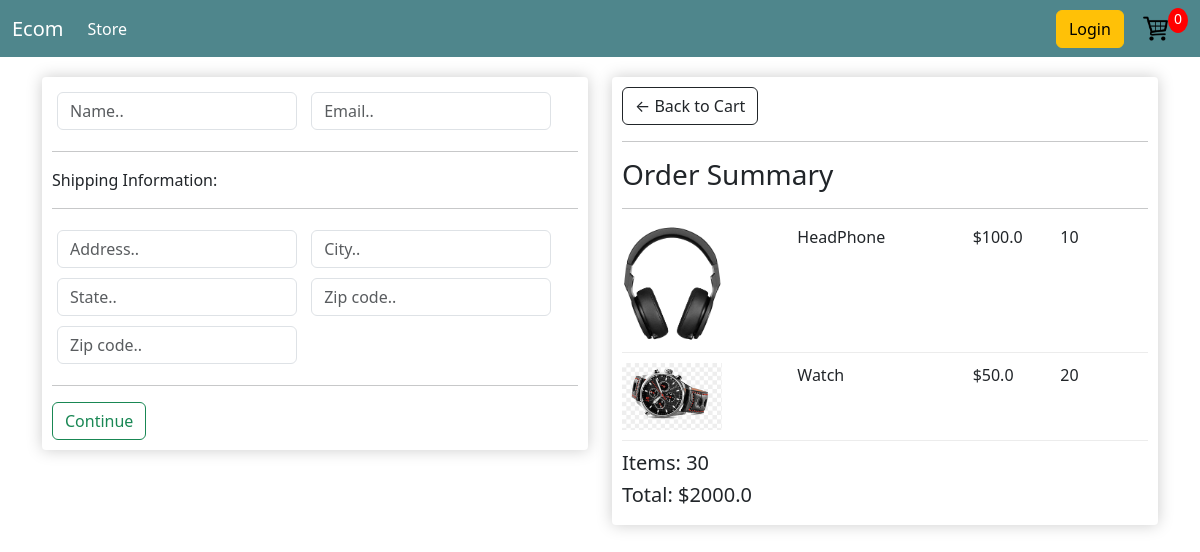
Page /checkout (signed in) on the committed database.
### core/models.py (models this page shows, shortened)
class OrderItem(models.Model):
    product = models.ForeignKey(Product,on_delete=models.SET_NULL,blank=True,null=True)
    order = models.ForeignKey(Order,on_delete=models.SET_NULL,blank=True,null=True)
    quantity = models.IntegerField(default=0,blank=True,null=True)
    date_added = models.DateTimeField(auto_now_add = True)
    @property
    def TotalCost(self):
        return self.quantity * self.product.price

class Product(models.Model):
    name = models.CharField(max_length=200,null=False)
    price = models.FloatField()
    digital = models.BooleanField(default=False,blank=False)
    images = models.ImageField(null=True,blank=True)
    @property
    def ImageUrl(self):
        try:
            url = self.images.url
        except :
            url = ''
        return url

class Order(models.Model):
    customer = models.ForeignKey(Customer,on_delete=models.SET_NULL,blank=True,null=True)
    date_ordered = models.DateTimeField(auto_now_add = True)
    complete = models.BooleanField(default=False,null=True,blank=False)
    transaction_id = models.CharField(max_length=200,null=False)
    @property
    def get_total_cost(self):
        orderitem = self.orderitem_set.all()
        total = sum([item.TotalCost for item in orderitem])
        return total
    @property
    def get_total_item(self):
        orderitem = self.orderitem_set.all()
        total = sum([item.quantity for item in orderitem])
        return total

### core/views.py (the view)
def checkout_view(request):
    if request.user.is_authenticated:
        cust = request.user.customer
        print(cust)
        order , create = Order.objects.get_or_create(customer=cust,complete=False)
        items = order.orderitem_set.all()
    else:
        items = []
        order = {'get_total_cost' : 0 , 'get_total_item' : 0}
    context ={'items':items,'order':order}
    return render(request,'core/checkout.html',context)

### core/models.py (called while the page is built)
    def __str__(self) -> str:
        return self.name

### templates/core/checkout.html (shortened to what this page needs)
{% extends './main.html' %}
{% load static %}
{% block content %}
<div class="row">
    <div class="col-lg-6">
        <div class="box-element">
            <form action="" id="form">
                <div id="user-info">
                    <div class="form-field">
                        <input required class="form-control" type="text" name="name" placeholder="Name..">
                    </div>
                    <div class="form-field">
                        <input required class="form-control" type="email" name="email" placeholder="Email..">
                    </div>
                </div>
                <div id="shipping-info">
                    <hr>
						<p>Shipping Information:</p>
						<hr>
						<div class="form-field">
							<input class="form-control" type="text" name="address" placeholder="Address..">
						</div>
						<div class="form-field">
							<input class="form-control" type="text" name="city" placeholder="City..">
						</div>
						<div class="form-field">
							<input class="form-control" type="text" name="state" placeholder="State..">
						</div>
						<div class="form-field">
							<input class="form-control" type="text" name="zipcode" placeholder="Zip code..">
						</div>
						<div class="form-field">
							<input class="form-control" type="text" name="country" placeholder="Zip code..">
						</div>
                </div>
                <hr>
                <input id="form-button" class="btn btn-outline-success btn-block" type="submit" name="submit" value="Continue">
            </form>
        </div>
        <br>
    </div>
    <div class="col-lg-6">
        <div class="box-element">
            <a  class="btn btn-outline-dark" href="{% url 'cart' %}">&#x2190; Back to Cart</a>
				<hr>
				<h3>Order Summary</h3>
				<hr>
                {% for item in items %}
				<div class="cart-row">
					<div style="flex:2"><img class="row-image" src="{{item.product.ImageUrl}}"></div>
					<div style="flex:2"><p>{{item.product.name}}</p></div>
					<div style="flex:1"><p>${{item.product.price}}</p></div>
					<div style="flex:1"><p>{{item.quantity}}</p></div>
				</div>
                {% endfor %}
				<h5>Items:   {{order.get_total_item}}</h5>
				<h5>Total:   ${{order.get_total_cost}}</h5>
        </div>
    </div>
</div>
{% endblock content %}

### static/css/main.css (style rules this page uses)
body { background-color: hsl(0, 0%, 98%); }
h1,h2,h3,h4,h5,h6 { color:hsl(0, 0%, 30%); }
.box-element { box-shadow:hsl(0, 0%, 80%) 0 0 16px; background-color: #fff; border-radius: 4px; padding: 10px; }
.col-lg-4, .col-lg-6, .col-lg-8, .col-lg-12 { margin-top: 10px; padding: 20px; }
.btn { border-radius: 0; }
.row-image { width: 100px; }
.form-field { width:250px; display: inline-block; padding: 5px; }
.cart-row { display: flex; align-items: flex-stretch; padding-bottom: 10px; margin-bottom: 10px; border-bottom: 1px solid #ececec; }

### rows in the picture
OrderItem: product.ImageUrl (picture), product.name "HeadPhone", product.price "100.0", quantity "10"
OrderItem: product.ImageUrl (picture), product.name "Watch", product.price "50.0", quantity "20"
Order: get_total_item "30", get_total_cost "2000.0"
